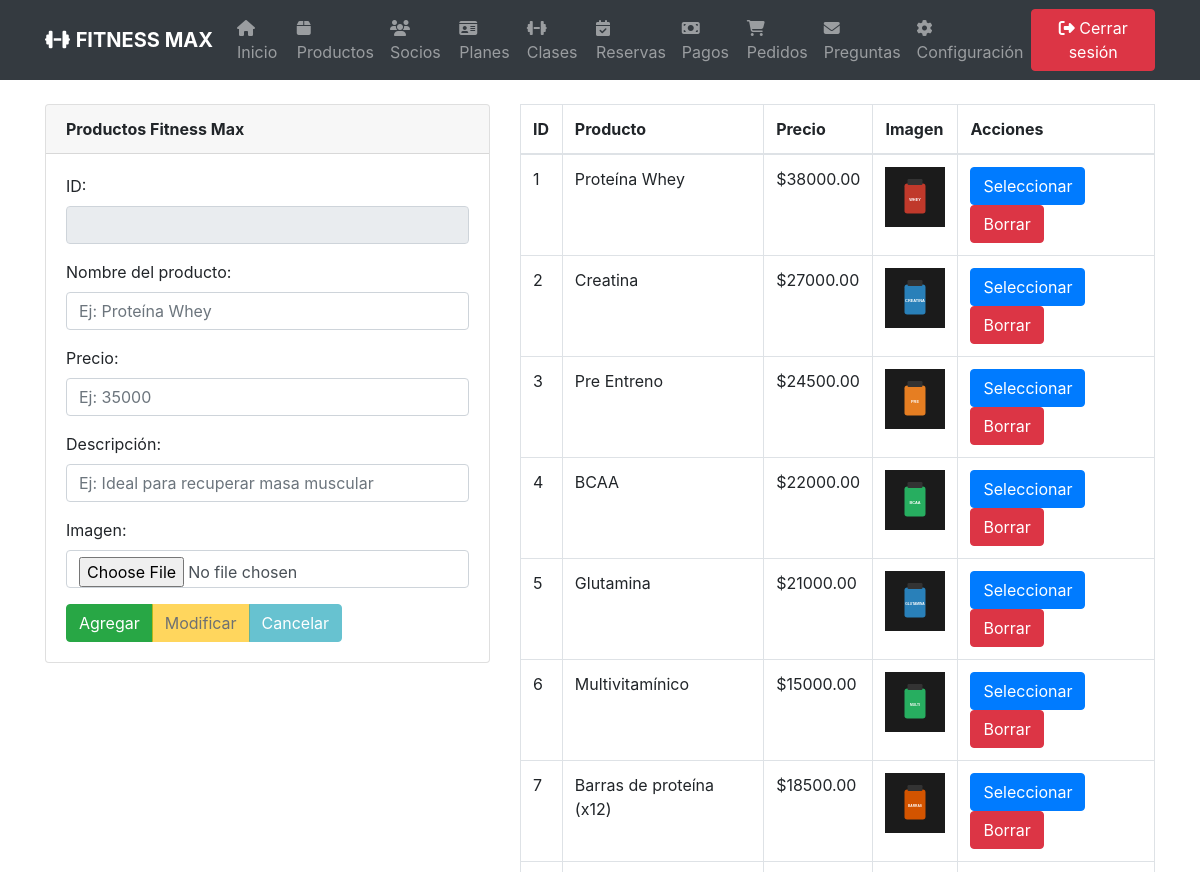
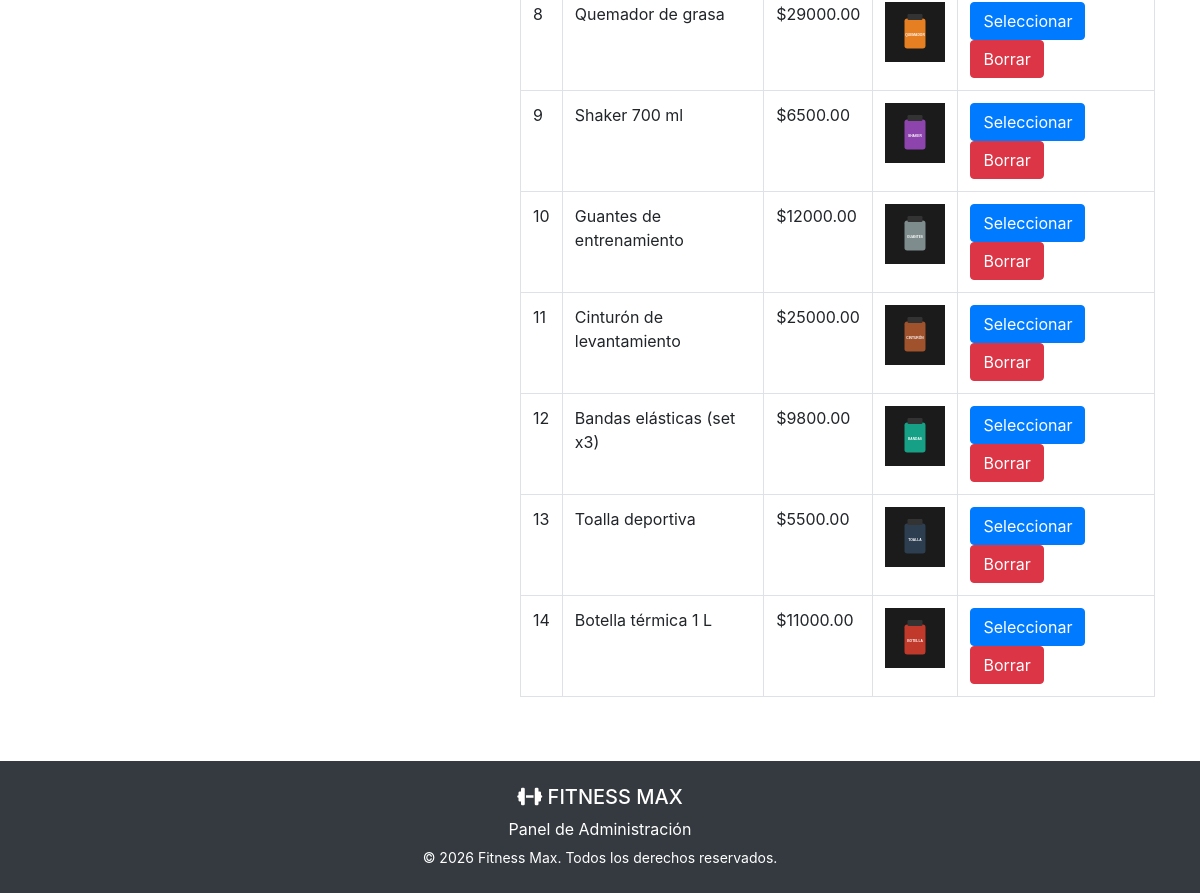
Page /adminn/seccion/productos.php (signed in) on the committed database (2 pictures, top to bottom).
### tables this page shows
CREATE TABLE IF NOT EXISTS productos (id INT AUTO_INCREMENT PRIMARY KEY, nombre VARCHAR(100) NOT NULL, precio DECIMAL(10,2) NOT NULL, descripcion VARCHAR(255) NULL, imagen VARCHAR(255));

### adminn/seccion/productos.php (the view, shortened to what this page needs)
<?php
include("../config/bacap.php");
$txtID = isset($_POST['txtId']) ? $_POST['txtId'] : "";
$txtNombre = isset($_POST['txtNombre']) ? $_POST['txtNombre'] : "";
$txtPrecio = isset($_POST['txtPrecio']) ? $_POST['txtPrecio'] : "";
$txtDescripcion = isset($_POST['txtDescripcion']) ? trim($_POST['txtDescripcion']) : "";
$h = fn($v) => htmlspecialchars((string)$v, ENT_QUOTES, "UTF-8");
$accion = isset($_POST['accion']) ? $_POST['accion'] : "";
$sentenciaSQL = $conexion->prepare(
    "SELECT * FROM productos"
);
$sentenciaSQL->execute();
$listaProductos = $sentenciaSQL->fetchAll(PDO::FETCH_ASSOC);
?>
<?php include("../template/cabecera.php"); ?>
<div class="row">
    <div class="col-md-5">
        <div class="card">
            <div class="card-header">
                <strong>Productos Fitness Max</strong>
            </div>
            <div class="card-body">
                <form
                    method="POST"
                    enctype="multipart/form-data"
                >
                    <div class="form-group">
                        <label for="txtId">
                            ID:
                        </label>
                        <input
                            type="text"
                            class="form-control"
                            name="txtId"
                            id="txtId"
                            value="<?php echo $h($txtID); ?>"
                            readonly
                        >
                    </div>
                    <div class="form-group">
                        <label for="txtNombre">
                            Nombre del producto:
                        </label>
                        <input
                            type="text"
                            required
                            class="form-control"
                            name="txtNombre"
                            id="txtNombre"
                            placeholder="Ej: Proteína Whey"
                            value="<?php echo $h($txtNombre); ?>"
                        >
                    </div>
                    <div class="form-group">
                        <label for="txtPrecio">
                            Precio:
                        </label>
                        <input
                            type="number"
                            required
                            class="form-control"
                            name="txtPrecio"
                            id="txtPrecio"
                            placeholder="Ej: 35000"
                            value="<?php echo $h($txtPrecio); ?>"
                        >
                    </div>
                    <div class="form-group">
                        <label for="txtDescripcion">
                            Descripción:
                        </label>
                        <input
                            type="text"
                            maxlength="255"
                            class="form-control"
                            name="txtDescripcion"
                            id="txtDescripcion"
                            placeholder="Ej: Ideal para recuperar masa muscular"
                            value="<?php echo $h($txtDescripcion); ?>"
                        >
                    </div>
                    <div class="form-group">
                        <label for="txtImagen">
                            Imagen:
                        </label>
                        <input
                            type="file"
                            class="form-control"
                            name="txtImagen"
                            id="txtImagen"
                        >
                    </div>
                    <div class="btn-group">
                        <button
                            type="submit"
                            name="accion"
                            value="Agregar"
                            class="btn btn-success"
                            <?php echo ($accion == "Seleccionar") ? "disabled" : ""; ?>
                        >
                            Agregar
                        </button>
                        <button
                            type="submit"
                            name="accion"
                            value="Modificar"
                            class="btn btn-warning"
                            <?php echo ($accion != "Seleccionar") ? "disabled" : ""; ?>
                        >
                            Modificar
                        </button>
                        <button
                            type="submit"
                            name="accion"
                            value="Cancelar"
                            class="btn btn-info"
                            <?php echo ($accion != "Seleccionar") ? "disabled" : ""; ?>
                        >
                            Cancelar
                        </button>
                    </div>
                </form>
            </div>
        </div>
    </div>
    <div class="col-md-7">
        <div class="table-responsive">
            <table class="table table-bordered">
                <thead>
                    <tr>
                        <th>ID</th>
                        <th>Producto</th>
                        <th>Precio</th>
                        <th>Imagen</th>
                        <th>Acciones</th>
                    </tr>
                </thead>
                <tbody>
                    <?php foreach ($listaProductos as $producto) { ?>
                        <tr>
                            <td>
                                <?php echo (int)$producto['id']; ?>
                            </td>
                            <td>
                                <?php echo $h($producto['nombre']); ?>
                            </td>
                            <td>
                                $<?php echo $h($producto['precio']); ?>
                            </td>
                            <td>
                                <img
                                    src="../../assets/img/productos/<?php echo $h(basename((string)$producto['imagen'])); ?>"
                                    onerror="this.onerror=null;this.src='../../assets/img/producto.svg'"
                                    width="60"
                                    alt="Producto"
                                >
                            </td>
                            <td>
                                <form method="POST">
                                    <input
                                        type="submit"
                                        name="accion"
                                        value="Seleccionar"
                                        class="btn btn-primary"
                                    >
                                    <input
                                        type="submit"
                                        name="accion"
                                        value="Borrar"
                                        class="btn btn-danger"
                                    >
                                </form>
                            </td>
                        </tr>
                    <?php } ?>
                </tbody>
            </table>
        </div>
    </div>
</div>
<?php include("../template/pie.php"); ?>

### adminn/template/cabecera.php (shortened to what this page needs)
<!DOCTYPE html>
<html lang="es">
<head>
    <link
        href="https://cdn.jsdelivr.net/npm/bootstrap@4.6.2/dist/css/bootstrap.min.css"
        rel="stylesheet"
    >
    <link
        rel="stylesheet"
        href="https://cdnjs.cloudflare.com/ajax/libs/font-awesome/6.5.2/css/all.min.css"
    >
</head>
<body>
<nav class="navbar navbar-expand-lg navbar-dark bg-dark">
    <div class="container">
        <a class="navbar-brand" href="../index.php">
            <i class="fas fa-dumbbell"></i>
            <strong>FITNESS MAX</strong>
        </a>
        <div
            class="collapse navbar-collapse"
            id="menuAdmin"
        >
            <ul class="navbar-nav mr-auto">
                <li class="nav-item">
                    <a
                        class="nav-link"
                        href="../index.php"
                    >
                        <i class="fas fa-home"></i>
                        Inicio
                    </a>
                </li>
                <li class="nav-item">
                    <a
                        class="nav-link"
                        href="productos.php"
                    >
                        <i class="fas fa-box"></i>
                        Productos
                    </a>
                </li>
                <li class="nav-item">
                    <a
                        class="nav-link"
                        href="socios.php"
                    >
                        <i class="fas fa-users"></i>
                        Socios
                    </a>
                </li>
                <li class="nav-item">
                    <a
                        class="nav-link"
                        href="planes.php"
                    >
                        <i class="fas fa-id-card"></i>
                        Planes
                    </a>
                </li>
<li class="nav-item">
                    <a
                        class="nav-link"
                        href="clases.php"
                    >
                        <i class="fas fa-dumbbell"></i>
                        Clases
                    </a>
                </li>
<li class="nav-item">
                    <a
                        class="nav-link"
                        href="reservas.php"
                    >
                        <i class="fas fa-calendar-check"></i>
                        Reservas
                    </a>
                </li>
<li class="nav-item">
                    <a
                        class="nav-link"
                        href="pagos.php"
                    >
                        <i class="fas fa-money-bill"></i>
                        Pagos
                    </a>
                </li>
                <li class="nav-item">
                    <a
                        class="nav-link"
                        href="pedidos.php"
                    >
                        <i class="fas fa-shopping-cart"></i>
                        Pedidos
                    </a>
                </li>
                <li class="nav-item">
                    <a
                        class="nav-link"
                        href="mensajes.php"
                    >
                        <i class="fas fa-envelope"></i>
                        Preguntas
                    </a>
                </li>
                <li class="nav-item">
                    <a
                        class="nav-link"
                        href="configuracion.php"
                    >
                        <i class="fas fa-cog"></i>
                        Configuración
                    </a>
                </li>
            </ul>
            <a
                href="../cerrar.php"
                class="btn btn-danger"
            >
                <i class="fas fa-sign-out-alt"></i>
                Cerrar sesión
            </a>
        </div>
    </div>
</nav>
<div class="container mt-4">

### adminn/template/pie.php (shortened to what this page needs)
</div>
<footer class="bg-dark text-white text-center mt-5 py-4">
    <div class="container">
        <h5>
            <i class="fas fa-dumbbell"></i>
            FITNESS MAX
        </h5>
        <p class="mb-1">
            Panel de Administración
        </p>
        <small>
            © <?php echo date("Y"); ?> Fitness Max.
            Todos los derechos reservados.
        </small>
    </div>
</footer>
</body>
</html>

### rows in the picture
productos: id "1", nombre "Proteína Whey", precio "38000.00", imagen (picture)
productos: id "2", nombre "Creatina", precio "27000.00", imagen (picture)
productos: id "3", nombre "Pre Entreno", precio "24500.00", imagen (picture)
productos: id "4", nombre "BCAA", precio "22000.00", imagen (picture)
productos: id "5", nombre "Glutamina", precio "21000.00", imagen (picture)
productos: id "6", nombre "Multivitamínico", precio "15000.00", imagen (picture)
productos: id "7", nombre "Barras de proteína (x12)", precio "18500.00", imagen (picture)
productos: id "8", nombre "Quemador de grasa", precio "29000.00", imagen (picture)
productos: id "9", nombre "Shaker 700 ml", precio "6500.00", imagen (picture)
productos: id "10", nombre "Guantes de entrenamiento", precio "12000.00", imagen (picture)
productos: id "11", nombre "Cinturón de levantamiento", precio "25000.00", imagen (picture)
productos: id "12", nombre "Bandas elásticas (set x3)", precio "9800.00", imagen (picture)
productos: id "13", nombre "Toalla deportiva", precio "5500.00", imagen (picture)
productos: id "14", nombre "Botella térmica 1 L", precio "11000.00", imagen (picture)
